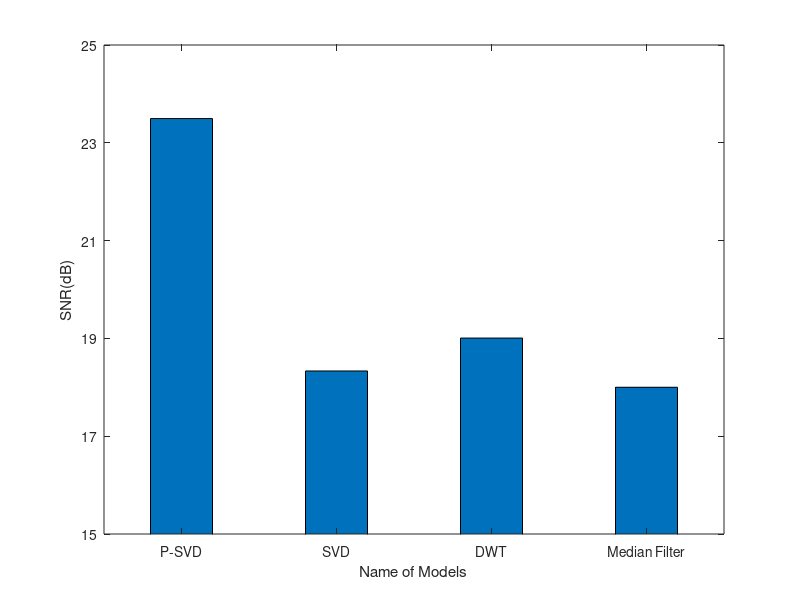

MATLAB code for this plot:
clc;
clear all;
%% 
 x = [100 200 300 400];  % Define categories

y1 = [23.496 18.334 19.007 18.001]; % Define data for y1 SNR
%y2 = [15 22 13.57];% Define data for y2 RMSE
%y3 = [18 23 9.88]; % data for y
%y4 = [20 24 13.89];% data for y4
%y5 = [99.71 99.63 99.21 99.67]; %data fr y5
% Grouped bars

bar(x, [y1'], 0.4);
set(gca, 'ColorOrder', [0.4940 0.1840 0.5560]); % Use the 'winter' color scheme with 4 colors
hold on;
ylabel('SNR(dB)');
ylim([15 25]);
yticks(15:2:25);
xlabel('Name of Models');
%ylabel('Percentage(%)');
% X-axis model labels
%xticklabels({'SNR'});
xticklabels({'P-SVD', 'SVD', 'DWT', 'Median Filter'}); %X-AXIS MODELS
hold off;